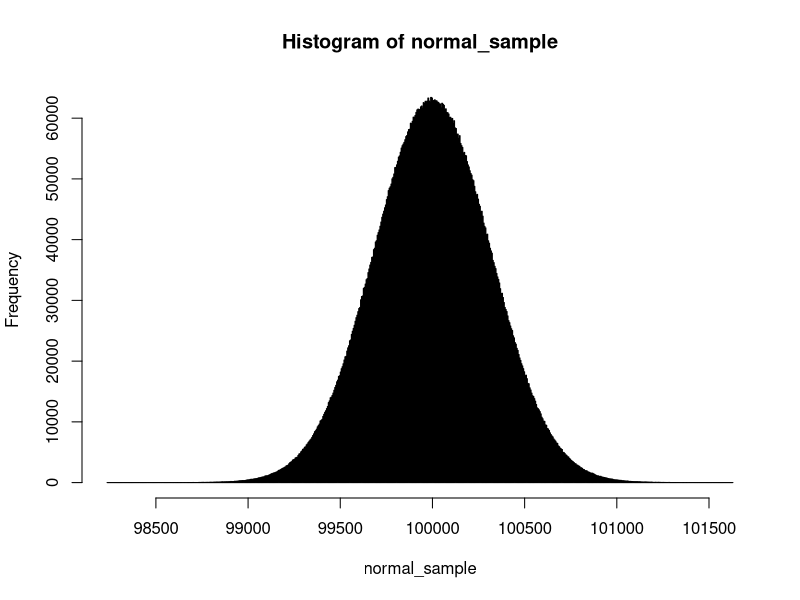
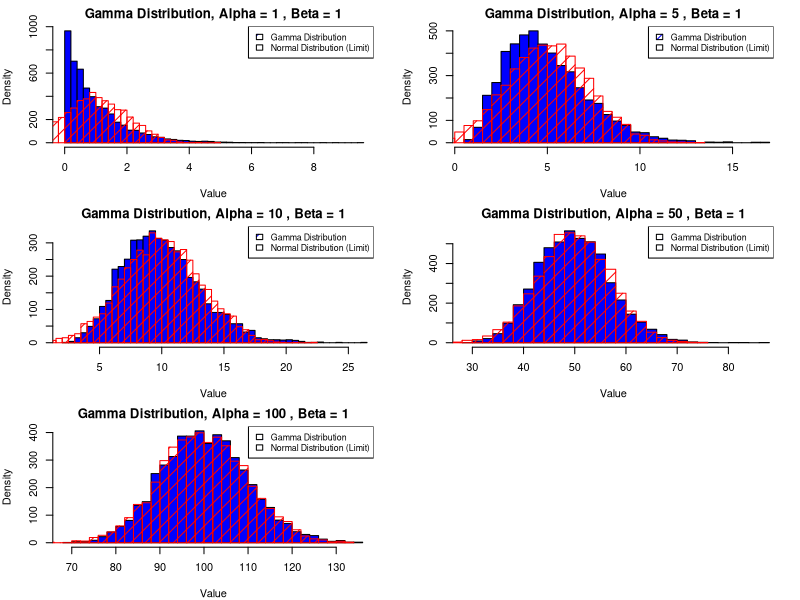
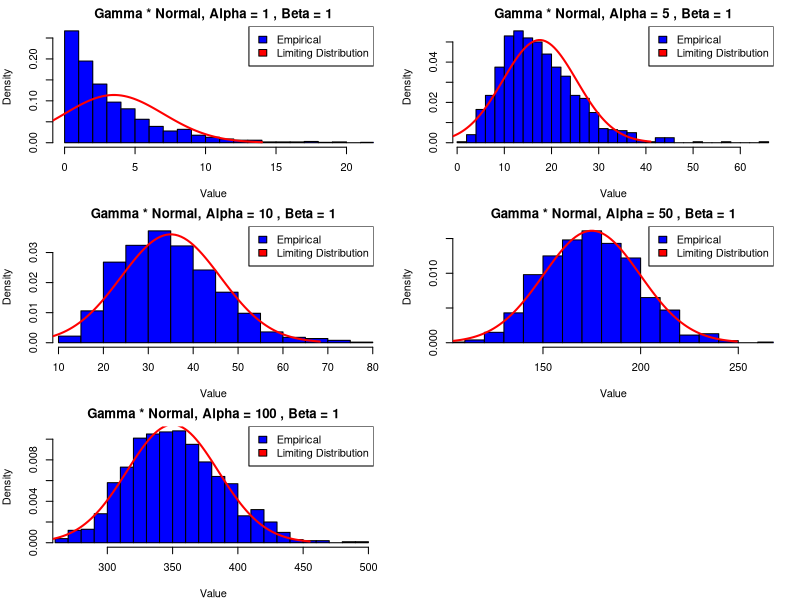

These charts were generated, in order, by the following R code:
## ---- chunk 1
#Example

#Code here
## ---- chunk 2

password_generator <- function(length, special) {
  if (missing(length) || !is.numeric(length) || length < 4) {
    return("Number of symbols must be a positive integer and password must be at least of length 4!")
  }

  letters <- strsplit("abcdefghijklmnopqrstuvwxyz", NULL)[[1]]
  letters_upper <- strsplit("ABCDEFGHIJKLMNOPQRSTUVWXYZ", NULL)[[1]]
  numbers <- strsplit("0123456789", NULL)[[1]]
  specials <- strsplit("$%&/()", NULL)[[1]]

  lst <- c(letters, letters_upper, numbers)
  if (special) {
    lst <- c(lst, specials)
  }

  output <- c(
    sample(letters, 1),
    sample(letters_upper, 1),
    sample(numbers, 1)
  )

  if (special) {
    output <- c(output, sample(specials, 1))
  }

  while (length(output) < length) {
    random_element_selector <- sample(lst, 1)
    output <- c(output, sample(random_element_selector, 1))
  }

  final_password <- paste(sample(output), collapse = "")

  if (nchar(final_password) < 6) {
    return(paste("Weak password!", final_password))
  } else if (nchar(final_password) >= 6 && nchar(final_password) < 10) {
    return(paste("Moderate password!", final_password))
  } else {
    return(paste("Strong password!", final_password))
  }
}


## ---- chunk 3

length = 7
special = T
password_generator(length, special)


length = 3
special = T
password_generator(length, special)


length = 4.5
special = T
password_generator(length, special)


length = 5
special = F
password_generator(length, special)


length = 50
special = T
password_generator(length, special)

## ---- chunk 4
# For comparability
set.seed(28)

# Function to get gamma sample
get_gamma_sample <- function(alpha, beta, N) {
  sample <- rgamma(N, shape = alpha, scale = beta)
  return(sample)
}

# Test window
alpha_shape <- 1
beta_scale <- 1
N_size <- 100

sample1 <- rgamma(N_size, shape = alpha_shape, scale = beta_scale)
sample <- get_gamma_sample(alpha_shape, beta_scale, N_size)

# Parameters
alpha_shape <- 100000
beta_scale <- 1
N_size <- 10000000

# Get gamma moments
gamma_mean <- mean(get_gamma_sample(alpha_shape, beta_scale, N_size))
gamma_var <- var(get_gamma_sample(alpha_shape, beta_scale, N_size))

# Get normal moments of gamma sample
normal_mean <- alpha_shape * beta_scale
normal_var <- alpha_shape * (beta_scale^2)

# Generating the limiting normal distribution
normal_sample <- rnorm(N_size, mean = normal_mean, sd = sqrt(normal_var))
hist(normal_sample, breaks = "scott")

# Output results
cat("Gamma Mean:", gamma_mean, "Normal Mean:", normal_mean, "\n")
cat("Gamma Variance:", gamma_var, "Normal Variance:", normal_var, "\n")

## ---- chunk 5
# Setting parameters
alpha_values <- c(1, 5, 10, 50, 100)
beta <- 1
N <- 5000
set.seed(28)

# Setting up subplots with larger size and more elongated aspect ratio
par(mfrow = c(3, 2), figsize = c(12, 30), mar = c(4, 4, 2, 2))

# Creating plots
for (i in 1:length(alpha_values)) {
  
  # Generate Gamma samples
  gamma_samples <- get_gamma_sample(alpha_values[i], beta, N)
  
  # Plot Gamma distribution histogram
  hist(gamma_samples, breaks = "scott", col = 'blue', main = paste("Gamma Distribution, Alpha =", alpha_values[i], ", Beta =", beta),
       xlab = "Value", ylab = "Density", xlim = c(min(gamma_samples), max(gamma_samples)))
  
  # Plot the limiting Normal distribution
  normal_mean <- alpha_values[i] * beta
  normal_var <- alpha_values[i] * (beta^2)
  normal_samples <- rnorm(N, mean = normal_mean, sd = sqrt(normal_var))
  hist(normal_samples, breaks = "scott", col = 'red', add = TRUE, density = 10)
  
  # Add legend with adjusted cex value for better readability
  legend("topright", legend = c('Gamma Distribution', 'Normal Distribution (Limit)'), fill = c('blue', 'red'), density = c(10, 0), cex = 0.8)
}

## ---- chunk 6
# Empirical work on Slutsky's theorem

# Set parameters
N_MCarlo <- 1000
n <- 1000
alpha_values <- c(1, 5, 10, 50, 100)
beta <- 1
mu <- 3.5
sigma <- 7

set.seed(28)

# Set up subplots with larger size and elongated aspect ratio
par(mfrow = c(3, 2), mar = c(4, 4, 2, 2), fig.width = 10, fig.height = 12)

# Create plot
for (i in 1:length(alpha_values)) {
  # Generate sample
  X_n <- get_gamma_sample(alpha_values[i], beta, N_MCarlo)
  Y_n <- rnorm(N_MCarlo, mean = mu, sd = 4 * (sigma^2) * sqrt(n^-5))
  sample <- X_n * Y_n

  # Plot results
  hist(sample, breaks = "scott", prob = TRUE, col = 'blue',
       main = paste("Gamma * Normal, Alpha =", alpha_values[i], ", Beta =", beta),
       xlab = "Value", ylab = "Density", xlim = c(min(sample), max(sample)))
  
  # Compute expected limiting distribution parameters
  expected_mean <- alpha_values[i] * mu
  expected_variance <- alpha_values[i] * (mu^2 + 16 * (sigma^4) * (n^-5))

  # Overlay expected limiting distribution without additional libraries
  x <- seq(expected_mean - 3 * sqrt(expected_variance), expected_mean + 3 * sqrt(expected_variance), length.out = 100)
  pdf_values <- (1 / sqrt(2 * pi * expected_variance)) * exp(-0.5 * ((x - expected_mean) / sqrt(expected_variance))^2)
  lines(x, pdf_values, col = 'red', lwd = 2)
  
  legend("topright", legend = c('Empirical', 'Limiting Distribution'), fill = c('blue', 'red'))
}

